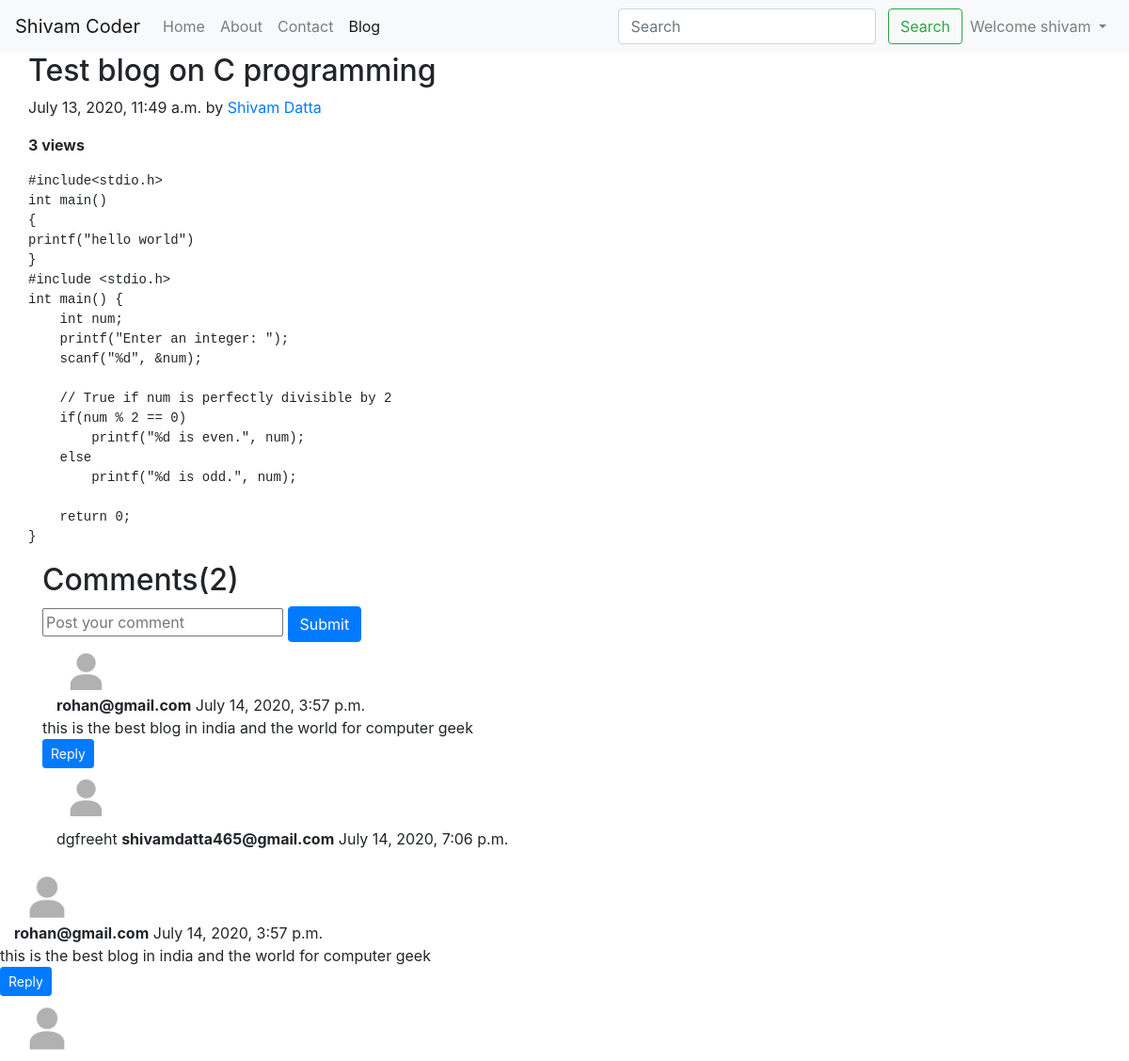
The app's page /blog/C blog by shivam datta (signed in) with its own data.
### blog/models.py (models this page shows, shortened)
class Post(models.Model):
    sno=models.AutoField(primary_key=True)
    title=models.CharField(max_length=255)
    content=models.TextField()
    author=models.CharField(max_length=255)
    slug=models.CharField(max_length=130)
    views=models.IntegerField(default=0)
    timestamp=models.DateTimeField(blank=True)

class BlogComment(models.Model):
    sno=models.AutoField(primary_key=True)
    comment=models.TextField()
    user=models.ForeignKey(User,on_delete=models.CASCADE)
    post=models.ForeignKey(Post,on_delete=models.CASCADE)
    parent=models.ForeignKey('self',on_delete=models.CASCADE,null=True)
    timestamp=models.DateTimeField(default=now)

### blog/views.py (the view)
# urls.py: path('<str:slug>', views.blogpost, name='blogpost'),
def blogpost(request,slug):
    post=Post.objects.filter(slug=slug).first()
    post.views=post.views+1
    post.save()
    comments=BlogComment.objects.filter(post=post,parent=None)
    replies=BlogComment.objects.filter(post=post).exclude(parent=None)
    replyDict={}
    for reply in replies:
        if reply.parent.sno not in replyDict.keys():
            replyDict[reply.parent.sno]=[reply]
        else:
            replyDict[reply.parent.sno].append(reply)
    context={'post':post,'comments':comments,'user':request.user,'replyDict':replyDict}
    return render(request,'blog/blogpost.html',context)

### blog/templatetags/extras.py (called while the page is built)
@register.filter(name='get_val')
def get_val(dict,key):
    return dict.get(key)

### templates/blog/blogpost.html (shortened to what this page needs)
{% extends 'base.html' %}
{% block blogactive %} active{% endblock blogactive %}
{% block body %}
{% load extras %}
<div class="col-md-8 blog-main">
  <div class="container">
  <div class="blog-post">
    <h2 class="blog-post-title">{{post.title}}</h2>
    <p class="blog-post-meta">{{post.timestamp}} by <a href="/about">{{post.author}}</a></p>
    <b><span>{{post.views}} views</span></b>
    <p><pre>{{post.content}}</pre></p>
  </div>
</div>
</div>
<div class="container">
  <h2>Comments({{comments.count}})</h2>
  <div class="my-2">
    {% if user.is_authenticated %}
    <form action="/blog/postComment" method="post">{% csrf_token %}
      <input type="text" name="comment"  placeholder="Post your comment">
      <button type="submit" class="btn btn-primary">Submit</button>
      </form>
  </div>
  {% else %}
  <p>Please login to post a comment</p>
  {% endif %}
  {% for comment in comments %}
  <div class="col-md-1"><img class="rounded mx-auto d-block w-75" src="/static/user.png" alt="user" ></div>
  <div class="col-md-11"><b>{{comment.user.email}}</b> {{comment.timestamp}}</div>
  <div>{{comment.comment}}</div>
  <div class="reply mx-0">
    {% if user.is_authenticated %}
      <button class="btn btn-primary btn-sm" type="button" data-toggle="collapse" data-target="#replyBox{{comment.sno}}" aria-expanded="false" aria-controls="replyBox{{comment.sno}}">
        Reply
      </button>
    {% else %}
    <button disabled="disabled">Login to reply </button>
    {% endif %}
    <div class="replies my-2">
      <div class="col-md-1">
        <img class="rounded mx-auto d-block w-75" src="/static/user.png" alt="user" ></div>
      </div>
      {% for reply in replyDict|get_val:comment.sno %}
      <div class="col-md-11 ">
         {{reply.comment}}
         <b>{{reply.user.email}}</b> {{reply.timestamp}}
        </div>
         <br>
      {% endfor %}
    </div>
  </div>
  {% endfor %}
{% endblock body %}

### templates/base.html (shortened to what this page needs)
<!doctype html>
<html lang="en">
  <head>
    <link rel="stylesheet" href="https://stackpath.bootstrapcdn.com/bootstrap/4.5.0/css/bootstrap.min.css">
  </head>
  <body>
    <nav class="navbar navbar-expand-lg navbar-light bg-light">
        <a class="navbar-brand" href="/">Shivam Coder</a>
        <div class="collapse navbar-collapse" id="navbarSupportedContent">
          <ul class="navbar-nav mr-auto">
            <li class="nav-item {% block homeactive %}{% endblock homeactive %}">
              <a class="nav-link" href="/">Home <span class="sr-only">(current)</span></a>
            </li>
            <li class="nav-item {% block aboutactive %}{% endblock aboutactive %}">
              <a class="nav-link" href="/about">About</a>
            </li>
            <li class="nav-item {% block contactactive %}{% endblock contactactive %}">
                <a class="nav-link" href="/contact">Contact</a>
              </li>
              <li class="nav-item {% block blogactive %}{% endblock blogactive %}">
                <a class="nav-link" href="/blog">Blog</a>
              </li>
          </ul>
          <div class="ml-auto form-inline ">
          <form class=" my-2 my-lg-0" method="get" action="/search">
            <input class="form-control mr-sm-2" type="search" placeholder="Search" aria-label="Search" name="query" id="query">
            <button class="btn btn-outline-success my-2 my-sm-0" type="submit">Search</button>
          </form>
          {% if user.is_authenticated %}
          <ul class="navbar-nav ml-auto">
            <li class="nav-item dropdown">
              <a class="nav-link dropdown-toggle" href="#" id="navbarDropdown" role="button" data-toggle="dropdown" aria-haspopup="true" aria-expanded="false">
               Welcome {{request.user}}
              </a>
            </li>
          </ul>
          {% endif %}
        </div>
      </nav>
      {% block body %}
{% endblock body %}
  </body>
</html>

### records on screen
Post: title "Test blog on C programming", timestamp "July 13, 2020, 11:49 a.m.", author "Shivam Datta", views "3", content "#include<stdio.h> int main() { printf(\"hello world\") } #include <stdio.h> int main() { int num; printf(\"Enter an integer: \"); scanf(\"%d\", &num); // True if num is perfectly divisible by 2 if(num % 2 == 0) printf(\"%d is even.\", num); else printf(\"%d is odd.\", num); return 0; }"
BlogComment: user.email "rohan@gmail.com", timestamp "July 14, 2020, 3:57 p.m.", comment "this is the best blog in india and the world for computer geek"
BlogComment: comment "dgfreeht", user.email "shivamdatta465@gmail.com", timestamp "July 14, 2020, 7:06 p.m."
BlogComment: user.email "rohan@gmail.com", timestamp "July 14, 2020, 3:57 p.m.", comment "this is the best blog in india and the world for computer geek"

### other values on screen
{{ request.user }} "shivam"
{{ comments.count }} "2"
